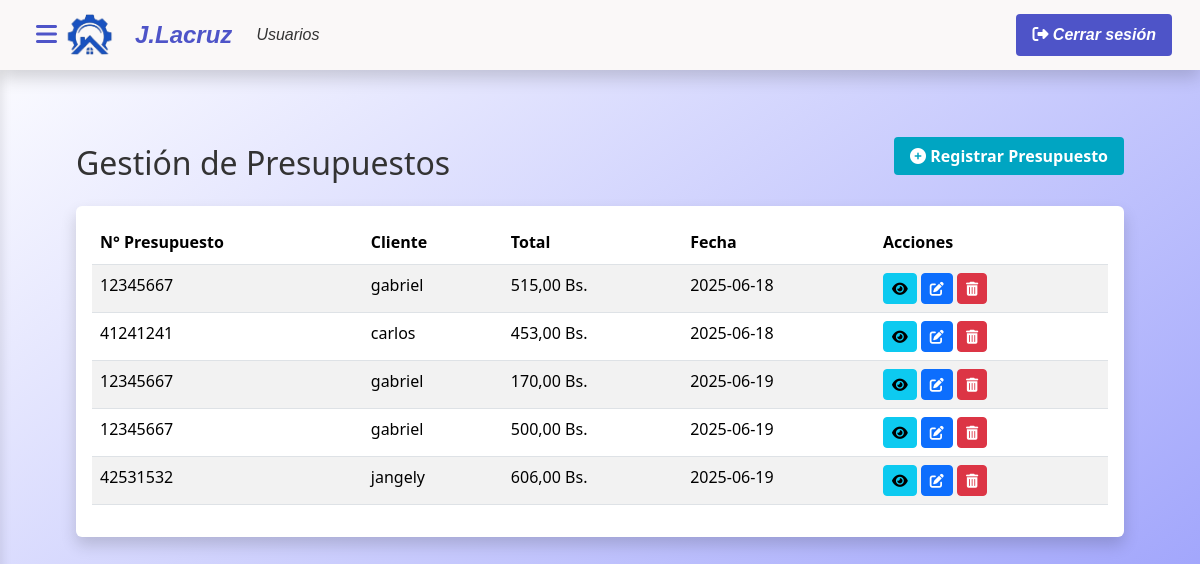
Screenshot of /index.php?c=presupuesto&m=index (signed in) with the database file from the repository.
### tables this page shows
CREATE TABLE `factura` (
  `id_factura` int(11) NOT NULL,
  `rif` varchar(20) NOT NULL,
  `fecha` date NOT NULL,
  `numero_orden` varchar(20) NOT NULL,
  `id_forma_pago` int(11) NOT NULL,
  `id_iva` int(11) NOT NULL,
  `total_iva` decimal(20,0) NOT NULL,
  `total_general` decimal(20,0) NOT NULL,
  `id_tasa` int(11) NOT NULL,
  `estado_pago` varchar(30) NOT NULL DEFAULT 'pendiente',
  `estatus` varchar(20) NOT NULL
);

CREATE TABLE `cliente` (
  `rif` varchar(20) NOT NULL,
  `cedula_usuario` int(11) NOT NULL,
  `id_direccion` int(11) NOT NULL,
  `nombre` varchar(50) NOT NULL,
  `apellido` varchar(30) NOT NULL,
  `telefono` varchar(20) NOT NULL,
  `correo` varchar(100) NOT NULL,
  `fecha_registro` date NOT NULL
);

### modelo/conexion.php (called while the page is built, shortened)
<?php
class Conexion {
    public function __construct() {
    try {
        $this->pdo = new PDO("mysql:host=localhost;dbname=proyecto_lacruz", "root", "");
    } catch (PDOException $e) {
        die("Error de conexión: " . $e->getMessage());
    }
}
}
?>

### modelo/presupuesto.php (called while the page is built, shortened)
<?php
require_once 'modelo/conexion.php';
class PresupuestoModel extends Conexion {
    public function listar(){
        $sql = "SELECT
f.id_factura,
c.rif,
c.nombre AS nombre_cliente,
f.total_general,
f.fecha
FROM factura f
JOIN cliente c ON f.rif = c.rif";
        $stmt = $this->pdo->prepare($sql);
        $stmt->execute();
        return $stmt->fetchAll(PDO::FETCH_ASSOC);
    }
}

### vista/presupuesto/index.php (the view, shortened to what this page needs)
<?php require_once('vista/parcial/header.php'); ?>
<div class="main-content">
    <div class="container-fluid py-4">
        <div class="row mb-4">
            <div class="col-md-6">
                <h2 class="mb-0">Gestión de Presupuestos</h2>
            </div>
            <div class="col-md-6 text-end">
                <a href="index.php?c=presupuesto&m=crear" class="p-btn">
                    <i class="fas fa-plus-circle"></i> Registrar Presupuesto
                </a>
            </div>
        </div>
        <div class="card">
            <div class="card-body">
                <div class="table-responsive">
                    <table class="table table-striped table-hover">
                        <thead class="table-white">
                            <tr>
                                <th>N° Presupuesto</th>
                                <th>Cliente</th>
                                <th>Total</th>
                                <th>Fecha</th>
                                <th>Acciones</th>
                            </tr>
                        </thead>
                        <tbody>
                            <?php foreach ($presupuestos as $presupuesto): ?>
                            <tr>
                                <td><?= htmlspecialchars($presupuesto['rif']) ?></td>
                                <td><?= htmlspecialchars($presupuesto['nombre_cliente']) ?></td>
                                <td><?= htmlspecialchars(number_format($presupuesto['total_general'], 2, ',', '.')) ?> Bs.</td>
                                <td><?= htmlspecialchars($presupuesto['fecha']) ?></td>
                                <td>
                                    <a href="index.php?c=presupuestos&m=ver&id=<?= $presupuesto['id_factura'] ?>"
                                       class="btn btn-info btn-sm">
                                        <i class="fas fa-eye"></i>
                                    </a>
                                    <a href="index.php?c=presupuestos&m=editar&id=<?= $presupuesto['id_factura'] ?>"
                                       class="btn btn-primary btn-sm">
                                        <i class="fas fa-edit"></i>
                                    </a>
                                    <button type="button" class="btn btn-danger btn-sm btn-eliminar" data-id="<?= $presupuesto['id_factura'] ?>"data-controlador="presupuesto">
                                                    <i class="fas fa-trash-alt"></i>
                                    </button>
                                </td>
                            </tr>
                            <?php endforeach; ?>
                        </tbody>
                    </table>
                </div>
            </div>
        </div>
    </div>
</div>
<?php require_once('vista/parcial/footer.php'); ?>

### vista/css/header.css (style rules this page uses)
:root { --body-bg-color:rgb(0, 165, 194); --primary-color: #4e54c8; --secondary-color: #8f94fb; --accent-color: #00d4ff; --dark-color: #1a1a2e; --light-color: rgb(250, 248, 248); --text-dark: #333; --text-light: #fff; --shadow: 0 8px 16px rgba(0, 0, 0, 0.16); --transition: all 0.3s ease; }
* { box-sizing: border-box; margin: 0; padding: 0; }
body { font-family: 'Segoe UI', system-ui, -apple-system, sans-serif; background: linear-gradient(to bottom right,rgb(255, 255, 255), #8f94fb); min-height: 100vh; color: var(--text-dark); line-height: 1.6; margin: 0; padding-top: 56px; }
a { text-decoration: none; color: inherit; }
.p-btn { width: 18rem; font-weight: 700; color: var(--text-light); background-color: var(--body-bg-color); border-radius: 4px; padding: 0.5rem 1rem; transition: var(--transition); border: none; }
.main-content { padding: 2rem; transition: var(--transition); background-color: transparent; margin-left: 0; min-height: calc(100vh - 56px); }
.card { border: none; box-shadow: var(--shadow); ; transition: var(--transition); }

### rows the page displays
factura: rif.rif "12345667", rif.nombre "gabriel", total_general "515,00", fecha "2025-06-18"
factura: rif.rif "41241241", rif.nombre "carlos", total_general "453,00", fecha "2025-06-18"
factura: rif.rif "12345667", rif.nombre "gabriel", total_general "170,00", fecha "2025-06-19"
factura: rif.rif "12345667", rif.nombre "gabriel", total_general "500,00", fecha "2025-06-19"
factura: rif.rif "42531532", rif.nombre "jangely", total_general "606,00", fecha "2025-06-19"
